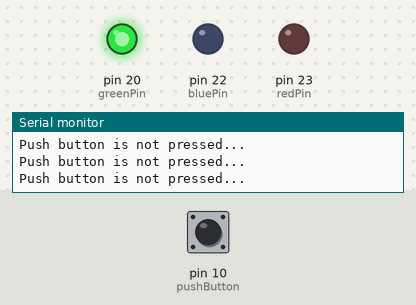
A sketch run on a simulated Arduino Mega 2560, built with avr-gcc and run on an emulated ATmega2560. On the bench: output pins drawn as LEDs (lit = HIGH), the last lines printed to the serial monitor. Inputs (shaded band) come from the test bench; at power-on: pin 10 (pushButton) HIGH.

Above: at 1.2 s.
1.3 s: pin 10 (pushButton) pulled LOW for 0.15 s
At 2.3 s:
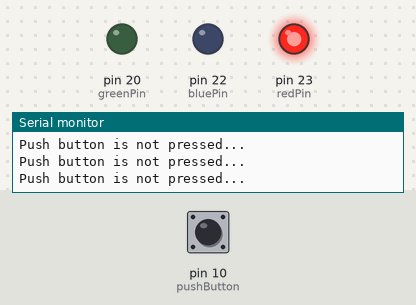
4.4 s: pin 10 (pushButton) pulled LOW for 1 s
At 7.5 s:
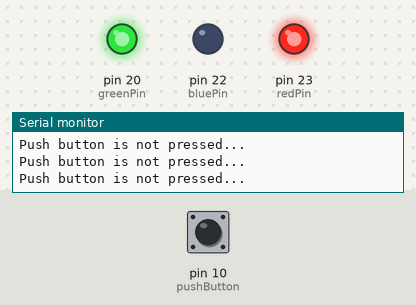
8.4 s: pin 10 (pushButton) pulled LOW for 3.2 s
At 10.2 s:
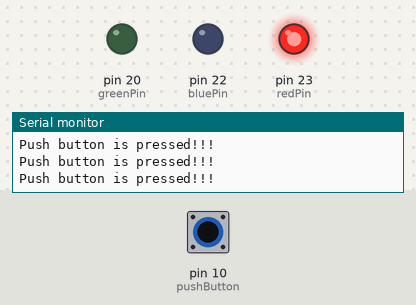
13.1 s: pin 10 (pushButton) driven LOW
At 13.9 s:
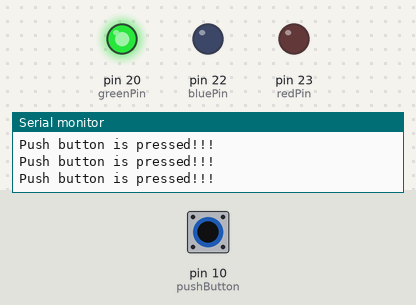
16.1 s: pin 10 (pushButton) driven HIGH
At 18.1 s:
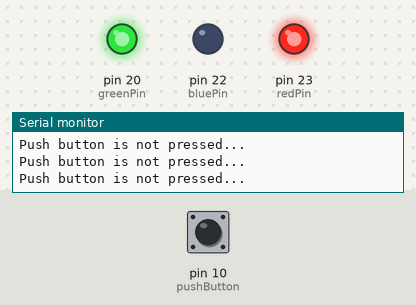
Timing chart, 0 to 23.7 s (numbered marks = the images above; inputs shaded):
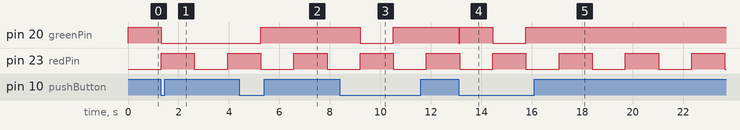

The sketch:

Lab_4.ino
```cpp
int redPin =  23;
int bluePin =  22;
int greenPin =  20;
int pushButton = 10;

void setup()   {
  Serial.begin(38400);
  pinMode(pushButton, INPUT);
//  pinMode(8, INPUT_PULLUP);
  pinMode(redPin, OUTPUT);
  pinMode(greenPin, OUTPUT);
  pinMode(bluePin, OUTPUT);
}

int redIntensity = 0;
int mode = 0;

void loop()
{
  // set all 3 pins to the desired intensity
  analogWrite(redPin, redIntensity);
  if (mode == 0) {
    // in mode zero, fade from red to green
    analogWrite(greenPin, 255 - redIntensity);
    analogWrite(bluePin, 0);
  }

  if (digitalRead(pushButton) == LOW) {
    // use mode zero when the first button is pressed
    mode = 0;
    Serial.println("Push button is pressed!!!");
  } else {
    mode = 1;
    Serial.println("Push button is not pressed...");
  }

  // remain at this color, but not for very long
  delay(10);

  // increase the red
  redIntensity = redIntensity + 1;

  // since 255 is the maximum, set it back to 0
  // when it increments beyond 255
  if (redIntensity > 255) {
    redIntensity = 0;
  }
}
```

Measured:
- after the input at 1.3 s, pin 20 (greenPin): HIGH → LOW at once
- after the input at 4.4 s, pin 20 (greenPin): LOW → HIGH after 0.86 s
- after the input at 8.4 s, pin 20 (greenPin): HIGH → LOW after 0.80 s, → HIGH 1.3 s later
- after the input at 13.1 s, pin 20 (greenPin): HIGH → LOW at once, → HIGH 0.03 s later, → LOW 1.3 s later, → HIGH 1.3 s later
- after the input at 16.1 s, pin 20 (greenPin): stops changing and stays HIGH
- by itself, pin 23 (redPin): alternates HIGH for 1.3 s and LOW for 1.3 s
